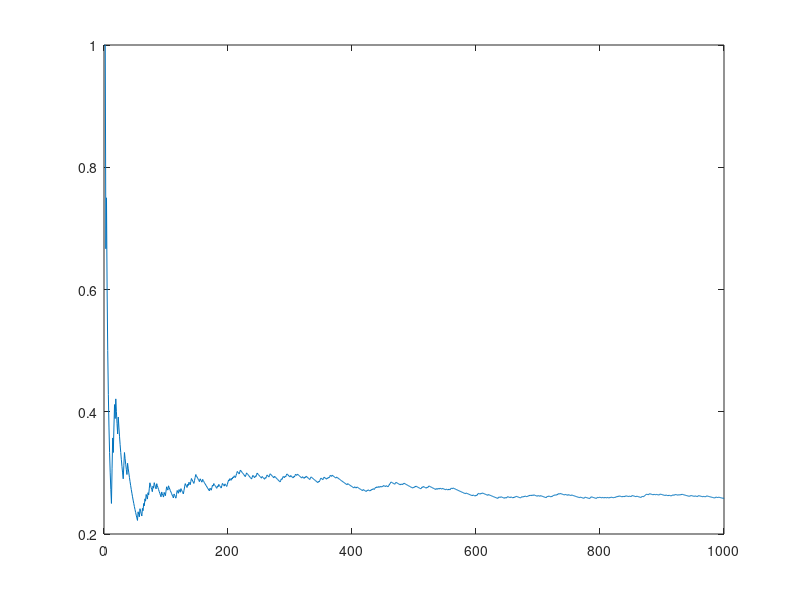
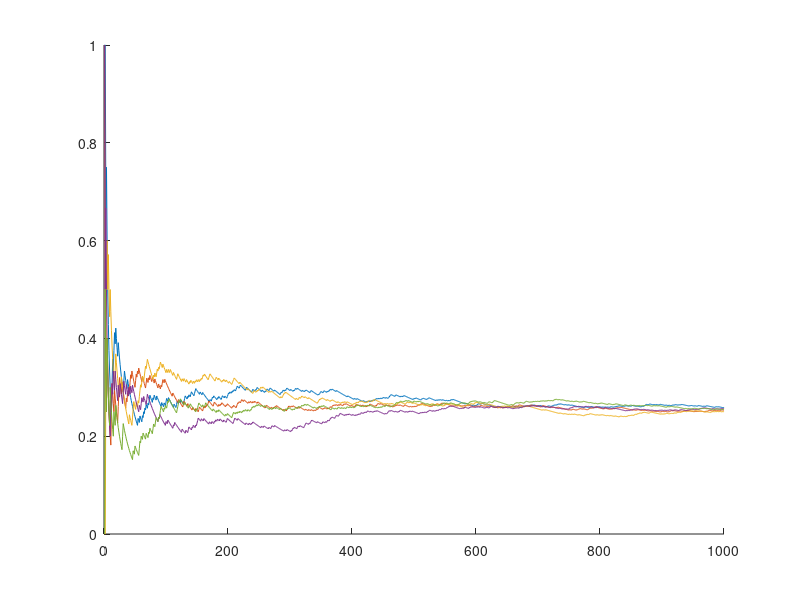

These figures' MATLAB source, in order:
clear all; close all; clc



% Paramètres de la loi binomiale

n = 1;

p = 1/4;



% nombres de v.a.

N = 1000;



% pre-allocation valeurs

X = zeros(1,N);

XN = zeros(5,N);



% création vecteur de nombres aléatoires entre 0 et 1 (loi uniforme)

rng(123);

Xrand = rand(5,N);



% construction des valeurs

for j = 1:5

    for i = 1:N

        if(Xrand(j,i) <= p)

            X(i) = 1;

        else

            X(i) = 0;

        end

        % moyenne empirique sur les "i" premières v.a.

        XN(j,i) = 1/i * sum(X(1:i));

    end

end



% tracé de la moyenne empirique en fonction de N (1 réalisations)

figure;plot(1:N,XN(1,:));





% tracé de la moyenne empirique en fonction de N (5 réalisations)

figure;

hold on

for j = 1:5

    plot(1:N,XN(j,:));

end
